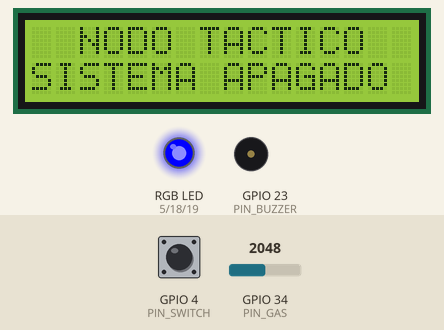
A sketch run on a simulated ESP32. On the bench: 16×2 character LCD, an RGB LED mixed from three pins (HIGH = lit), buzzer (waves = sounding, pin HIGH). The inputs (shaded band) are chosen by the test bench; at power-on: GPIO 4 (PIN_SWITCH) HIGH, GPIO 34 (PIN_GAS) = 2048. WiFi joins after 1.5 s; servers stay silent unless stated; uploads are accepted with an empty reply; what the sketch prints to the serial monitor is not drawn.

Above: at 2.8 s.
2.9 s: GPIO 4 (PIN_SWITCH) pulled LOW for 0.15 s
At 3.35 s:
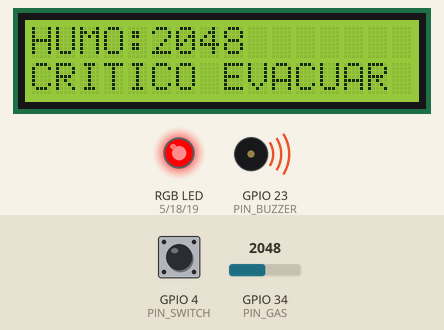
3.6 s: GPIO 34 (PIN_GAS) set to 659
At 4.3 s:
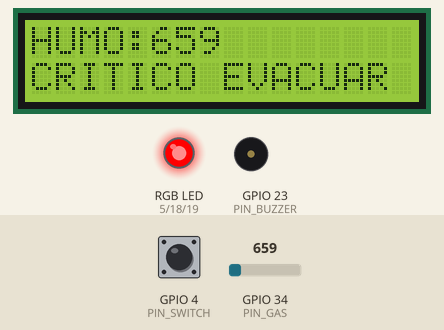
5.1 s: GPIO 34 (PIN_GAS) set to 546
At 5.7 s:
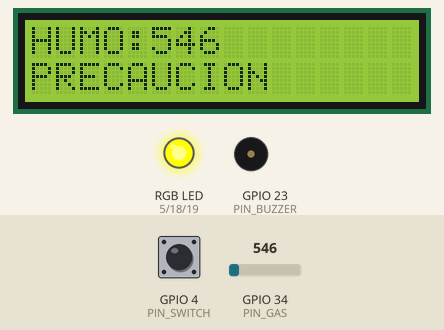
6.7 s: GPIO 34 (PIN_GAS) set to 491
At 8.0 s:
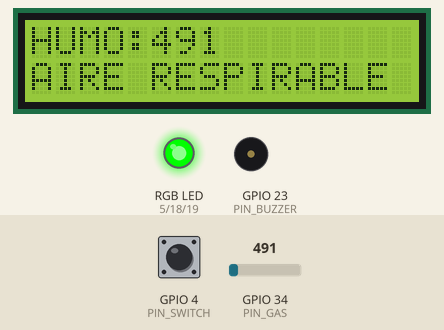
8.3 s: GPIO 34 (PIN_GAS) set to 640
At 9.6 s:
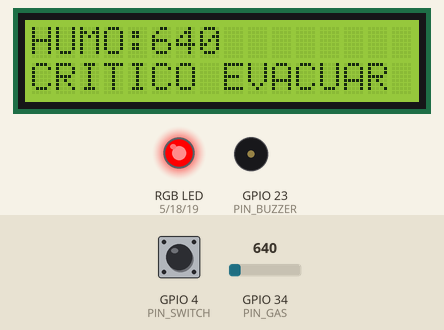
9.8 s: GPIO 4 (PIN_SWITCH) pulled LOW for 1 s
At 10.8 s:
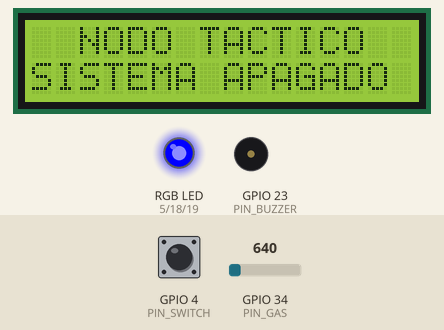
Timing chart, 0 to 12.8 s (numbered marks = the images above; inputs shaded):
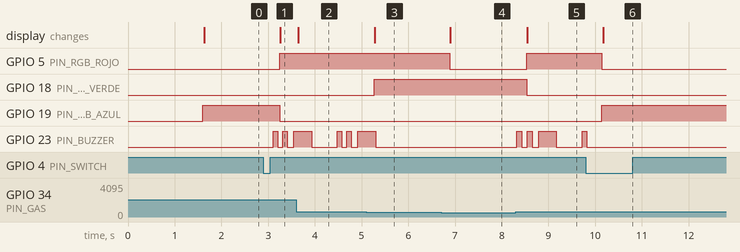

The sketch:

nodo_tactico_post_incendio.ino
```cpp
#include <WiFi.h>
#include <WiFiClientSecure.h>
#include <HTTPClient.h>
#include <LiquidCrystal_I2C.h>

// ─── CONFIGURACIÓN ───────────────────────────────────────────────────────────
// Wokwi: WIFI_SSID = "Wokwi-GUEST" y WIFI_PASS = ""
// Equipo real: coloca aquí el nombre y contraseña del punto de acceso.
const char* WIFI_SSID = "TU_WIFI";
const char* WIFI_PASS = "TU_PASSWORD";

// Usa siempre la URL HTTPS que muestra ngrok, sin barra final.
const char* API_BASE_URL = "https://TU-DOMINIO.ngrok-free.dev";
const char* NODO_ID = "NODO-ESP32-BOMBEROS-01";

// Debe coincidir con IOT_NODE_KEY en el entorno de Spring Boot.
const char* IOT_NODE_KEY = "CAMBIAR-CLAVE-NODO-2026";

const int PIN_GAS = 34;
const int PIN_BUZZER = 23;
const int PIN_SWITCH = 4;
const int PIN_RGB_ROJO = 5;
// Estos dos valores corresponden al diagram.json suministrado.
const int PIN_RGB_VERDE = 18;
const int PIN_RGB_AZUL = 19;

// Ajusta únicamente estas dos líneas después de observar el valor normal
// del sensor en el monitor serial.
const int UMBRAL_ADVERTENCIA = 500;
const int UMBRAL_PELIGRO = 600;
const unsigned long INTERVALO_ENVIO_MS = 5000;
const unsigned long INTERVALO_LCD_MS = 400;
const unsigned long REBOTE_BOTON_MS = 250;
const unsigned long REINTENTO_WIFI_MS = 10000;

LiquidCrystal_I2C lcd(0x27, 16, 2);

volatile bool sistemaEncendido = false;
volatile bool alarmaCritica = false;
bool botonAnterior = HIGH;
int estadoVisualAnterior = -1;
unsigned long ultimoCambioBoton = 0;
unsigned long ultimoEnvio = 0;
unsigned long ultimaPantalla = 0;
unsigned long ultimoIntentoWifi = 0;

// Ritmo claro "corto, corto, largo" ejecutado en un núcleo independiente.
const unsigned int patronAlarma[][2] = {
  {100, 100},
  {100, 140},
  {380, 550}
};
const int pasosAlarma = sizeof(patronAlarma) / sizeof(patronAlarma[0]);

void fijarColorRGB(bool rojo, bool verde, bool azul) {
  digitalWrite(PIN_RGB_ROJO, rojo);
  digitalWrite(PIN_RGB_VERDE, verde);
  digitalWrite(PIN_RGB_AZUL, azul);
}

void conectarWiFi() {
  if (WiFi.status() == WL_CONNECTED) return;
  Serial.printf("[WIFI] Conectando a %s", WIFI_SSID);
  WiFi.mode(WIFI_STA);
  WiFi.begin(WIFI_SSID, WIFI_PASS);

  unsigned long inicio = millis();
  while (WiFi.status() != WL_CONNECTED && millis() - inicio < 12000) {
    delay(250);
    Serial.print(".");
  }
  Serial.println();

  if (WiFi.status() == WL_CONNECTED) {
    WiFi.setSleep(false);
    WiFi.setAutoReconnect(true);
    Serial.printf("[WIFI] Conectado. IP: %s\n", WiFi.localIP().toString().c_str());
  } else {
    Serial.println("[WIFI] Sin conexión. Se reintentará automáticamente.");
  }
}

String estadoAire(int nivelGas) {
  if (nivelGas >= UMBRAL_PELIGRO) return "CRITICO";
  if (nivelGas >= UMBRAL_ADVERTENCIA) return "PRECAUCION";
  return "RESPIRABLE";
}

void actualizarAlarma(bool critica) {
  alarmaCritica = critica && sistemaEncendido;
}

void tareaAlarma(void* parametro) {
  while (true) {
    if (!sistemaEncendido || !alarmaCritica) {
      digitalWrite(PIN_BUZZER, LOW);
      vTaskDelay(pdMS_TO_TICKS(20));
      continue;
    }

    for (int i = 0; i < pasosAlarma && sistemaEncendido && alarmaCritica; i++) {
      digitalWrite(PIN_BUZZER, HIGH);
      vTaskDelay(pdMS_TO_TICKS(patronAlarma[i][0]));
      digitalWrite(PIN_BUZZER, LOW);
      vTaskDelay(pdMS_TO_TICKS(patronAlarma[i][1]));
    }
  }
}

void mostrarEstado(int nivelGas) {
  if (millis() - ultimaPantalla < INTERVALO_LCD_MS) return;
  ultimaPantalla = millis();

  int estadoVisual = !sistemaEncendido ? 0
                    : nivelGas >= UMBRAL_PELIGRO ? 1
                    : nivelGas >= UMBRAL_ADVERTENCIA ? 2 : 3;

  if (estadoVisual != estadoVisualAnterior) {
    lcd.clear();
    estadoVisualAnterior = estadoVisual;
  }

  if (estadoVisual == 0) {
    fijarColorRGB(LOW, LOW, HIGH);
    lcd.setCursor(0, 0); lcd.print("  NODO TACTICO  ");
    lcd.setCursor(0, 1); lcd.print("SISTEMA APAGADO ");
    return;
  }

  lcd.setCursor(0, 0);
  lcd.print("HUMO:");
  lcd.print(nivelGas);
  lcd.print("       ");
  lcd.setCursor(0, 1);

  if (estadoVisual == 1) {
    fijarColorRGB(HIGH, LOW, LOW);
    lcd.print("CRITICO EVACUAR ");
  } else if (estadoVisual == 2) {
    fijarColorRGB(HIGH, HIGH, LOW);
    lcd.print("PRECAUCION      ");
  } else {
    fijarColorRGB(LOW, HIGH, LOW);
    lcd.print("AIRE RESPIRABLE ");
  }
}

bool enviarTelemetria(const char* evento, int nivelGas) {
  if (WiFi.status() != WL_CONNECTED) return false;

  WiFiClientSecure client;
  // Prototipo ngrok: en producción instalar la CA raíz y quitar setInsecure().
  client.setInsecure();
  client.setTimeout(15000);

  HTTPClient http;
  String url = String(API_BASE_URL) + "/api/iot/telemetria";
  if (!http.begin(client, url)) {
    Serial.println("[IOT] No se pudo iniciar HTTPS");
    return false;
  }

  http.addHeader("Content-Type", "application/json");
  http.addHeader("X-IOT-KEY", IOT_NODE_KEY);
  http.addHeader("ngrok-skip-browser-warning", "1");
  http.setTimeout(15000);

  String payload = "{";
  payload += "\"nodoId\":\"" + String(NODO_ID) + "\",";
  payload += "\"nivelGas\":" + String(nivelGas) + ",";
  payload += "\"umbralAdvertencia\":" + String(UMBRAL_ADVERTENCIA) + ",";
  payload += "\"umbralPeligro\":" + String(UMBRAL_PELIGRO) + ",";
  payload += "\"evento\":\"" + String(evento) + "\"";
  payload += "}";

  int codigo = http.POST(payload);
  String respuesta = codigo > 0 ? http.getString() : http.errorToString(codigo);
  Serial.printf("[IOT] %s gas=%d HTTP=%d %s\n",
                evento, nivelGas, codigo, respuesta.c_str());
  http.end();
  return codigo >= 200 && codigo < 300;
}

void procesarBoton(int nivelGas) {
  bool lectura = digitalRead(PIN_SWITCH);
  unsigned long ahora = millis();

  if (botonAnterior == HIGH && lectura == LOW
      && ahora - ultimoCambioBoton >= REBOTE_BOTON_MS) {
    ultimoCambioBoton = ahora;
    sistemaEncendido = !sistemaEncendido;
    estadoVisualAnterior = -1;

    if (sistemaEncendido) {
      Serial.println("[IOT] Nodo encendido");
      enviarTelemetria("INICIO_SESION", nivelGas);
      ultimoEnvio = ahora;
    } else {
      Serial.println("[IOT] Nodo apagado");
      enviarTelemetria("FIN_SESION", nivelGas);
      digitalWrite(PIN_BUZZER, LOW);
    }
  }
  botonAnterior = lectura;
}

void setup() {
  Serial.begin(115200);
  pinMode(PIN_BUZZER, OUTPUT);
  pinMode(PIN_RGB_ROJO, OUTPUT);
  pinMode(PIN_RGB_VERDE, OUTPUT);
  pinMode(PIN_RGB_AZUL, OUTPUT);
  pinMode(PIN_GAS, INPUT);
  pinMode(PIN_SWITCH, INPUT_PULLUP);

  xTaskCreatePinnedToCore(
    tareaAlarma,
    "alarma_buzzer",
    2048,
    nullptr,
    1,
    nullptr,
    0
  );

  lcd.init();
  lcd.backlight();
  lcd.setCursor(0, 0); lcd.print(" INICIANDO NODO ");
  lcd.setCursor(0, 1); lcd.print("CONECTANDO WIFI ");
  conectarWiFi();
  lcd.clear();
}

void loop() {
  unsigned long ahora = millis();
  int nivelGas = analogRead(PIN_GAS);

  if (WiFi.status() != WL_CONNECTED
      && ahora - ultimoIntentoWifi >= REINTENTO_WIFI_MS) {
    ultimoIntentoWifi = ahora;
    conectarWiFi();
  }

  procesarBoton(nivelGas);
  mostrarEstado(nivelGas);
  actualizarAlarma(nivelGas >= UMBRAL_PELIGRO);

  if (sistemaEncendido && ahora - ultimoEnvio >= INTERVALO_ENVIO_MS) {
    ultimoEnvio = ahora;
    enviarTelemetria("TELEMETRIA", nivelGas);
  }

  delay(10);
}
```

Measured:
- the behaviour switches between 600 and 599 on GPIO 34 (PIN_GAS) (found by bisection; images 2 and 3)
- after the input at 2.9 s, GPIO 5 (PIN_RGB_ROJO): LOW → HIGH after 0.35 s; GPIO 19 (PIN_RGB_AZUL): HIGH → LOW after 0.35 s; GPIO 23 (PIN_BUZZER): alternates HIGH for 0.10 s and LOW for 0.12 s, starting after 0.21 s; the display: changes after 0.36 s (image 1)
- after the input at 3.6 s, the display: changes at once (image 2)
- after the input at 5.1 s, GPIO 18 (PIN_RGB_VERDE): LOW → HIGH after 0.17 s; GPIO 23 (PIN_BUZZER): goes on until 5.3 s, then stays LOW; the display: changes after 0.18 s (image 3)
- after the input at 6.7 s, GPIO 5 (PIN_RGB_ROJO): HIGH → LOW after 0.18 s; the display: changes after 0.20 s (image 4)
- after the input at 8.3 s, GPIO 5 (PIN_RGB_ROJO): LOW → HIGH after 0.24 s; GPIO 18 (PIN_RGB_VERDE): HIGH → LOW after 0.24 s; GPIO 23 (PIN_BUZZER): goes HIGH 0.10 s, LOW 0.13 s, HIGH 0.10 s, LOW 0.14 s, HIGH 0.38 s, LOW 0.55 s, then HIGH, starting at once; the display: changes after 0.25 s (image 5)
- after the input at 9.8 s, GPIO 5 (PIN_RGB_ROJO): HIGH → LOW after 0.34 s; GPIO 19 (PIN_RGB_AZUL): LOW → HIGH after 0.34 s; GPIO 23 (PIN_BUZZER): goes on until 9.8 s, then stays LOW; the display: changes after 0.37 s (image 6)
